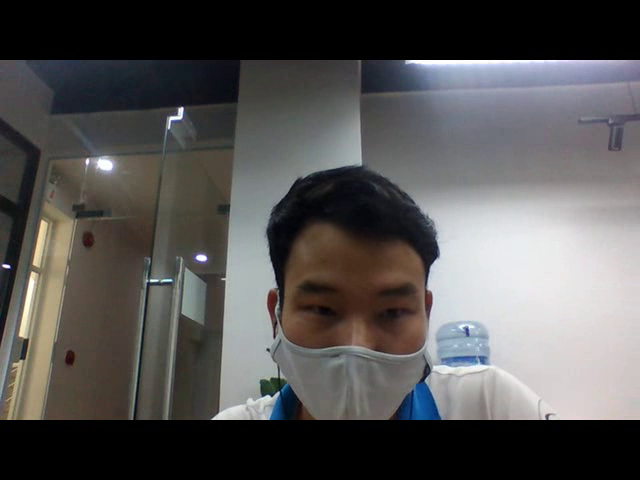
#> input picture frame 8 of save.avi, 640 x 480 px, given in place of the camera
$ python 'Read,wirte, showvideo.py'
#> lines starting #> are read from the running program, lines starting #| are printed output that depends on the picture
import cv2 as cv
record = cv.VideoCapture(0)
fourcc = cv.VideoWriter_fourcc(*'XVID')
"""cài đặt hàm cho out.write"""
out = cv.VideoWriter('save.avi',fourcc,20.0,(640,480))
while  (record.isOpened()):
    ret, frame = record.read()
#> frame is the input picture: shape (480, 640, 3); mean B, G, R 84, 84.6, 86.1
    if True:
        ret, frame = record.read()
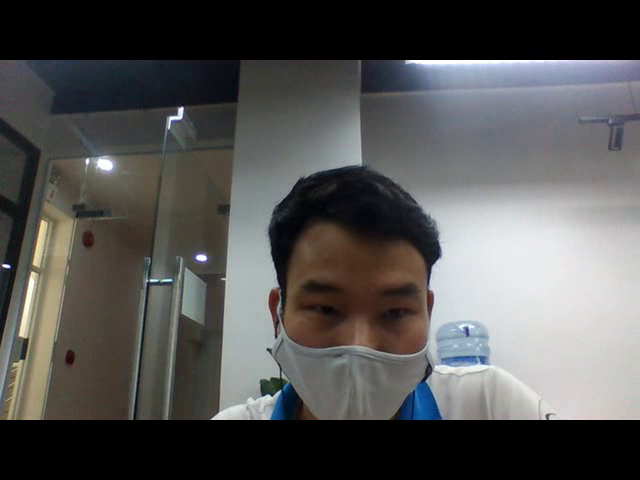
#> input picture frame 9 of save.avi, 640 x 480 px, given in place of the camera
#> frame is the input picture: shape (480, 640, 3); mean B, G, R 83.7, 84.6, 84.9
        gray = cv.cvtColor(frame,cv.COLOR_BGR2GRAY)
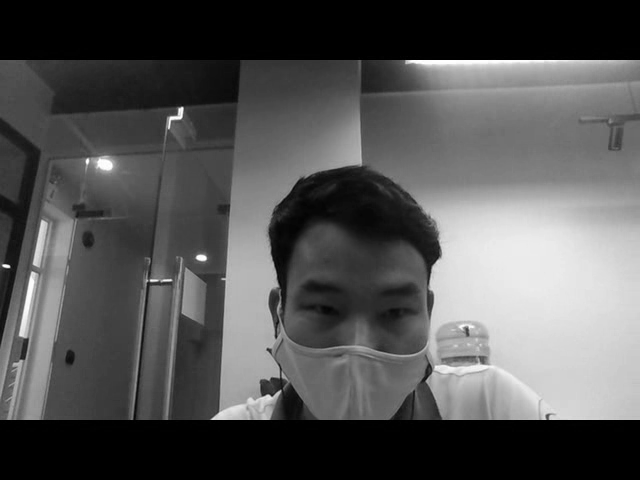
#> gray: shape (480, 640); min 0, max 255, mean 84.5
        print(record.get(cv.CAP_PROP_FRAME_HEIGHT))
        print(record.get(cv.CAP_PROP_FRAME_WIDTH))
        out.write(frame)
        cv.imshow('frame',  frame)

        if cv.waitKey(1) & 0xFF ==ord('q'):
#> (key q is pressed here)
            break
    else:
        break
record.release()
out.release()
cv.destroyAllWindows()

$ run again, starting later in the video
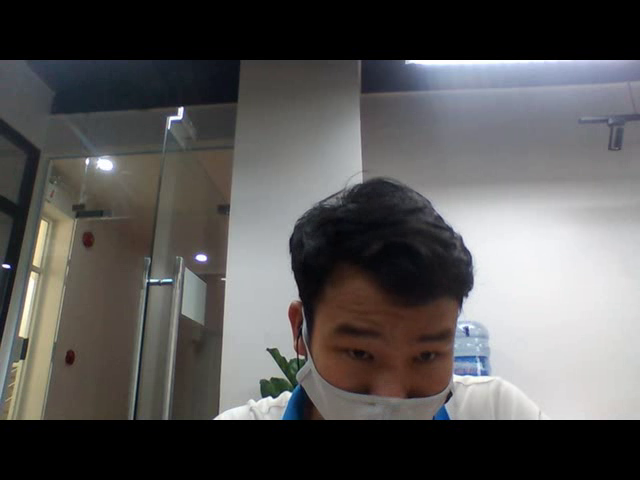
#> input picture frame 39 of save.avi, 640 x 480 px, given in place of the camera
#> frame is the input picture: shape (480, 640, 3); mean B, G, R 86.6, 86.9, 88.3
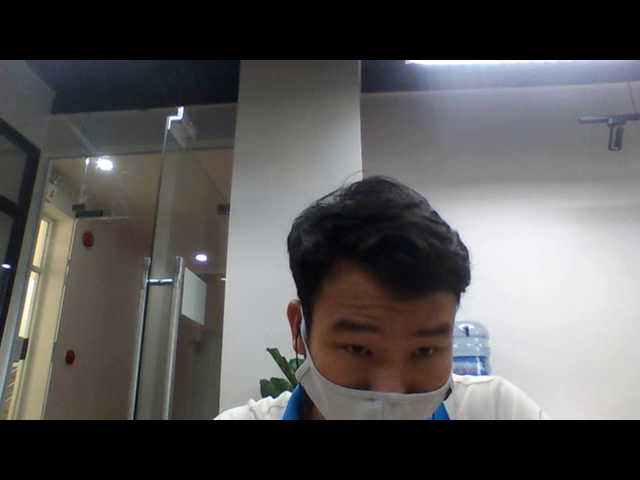
#> input picture frame 40 of save.avi, 640 x 480 px, given in place of the camera
#> frame is the input picture: shape (480, 640, 3); mean B, G, R 87, 87.2, 88.7
#> `gray = cv.cvtColor(frame,cv.COLOR_BGR2GRAY)`:
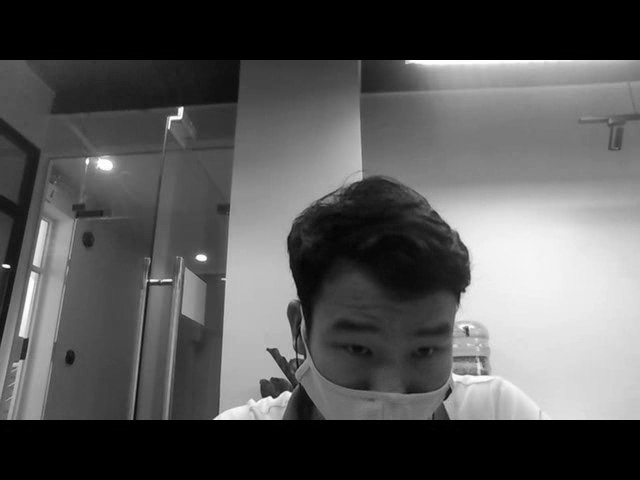
#> gray: shape (480, 640); min 0, max 255, mean 87.6

$ run again, starting later in the video
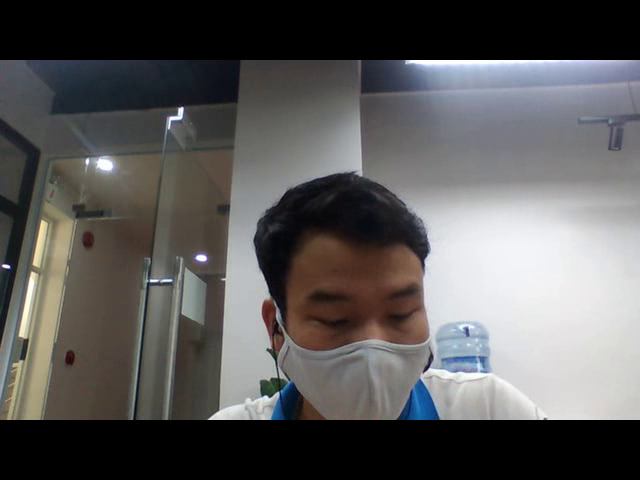
#> input picture frame 69 of save.avi, 640 x 480 px, given in place of the camera
#> frame is the input picture: shape (480, 640, 3); mean B, G, R 89.5, 89.8, 91.1
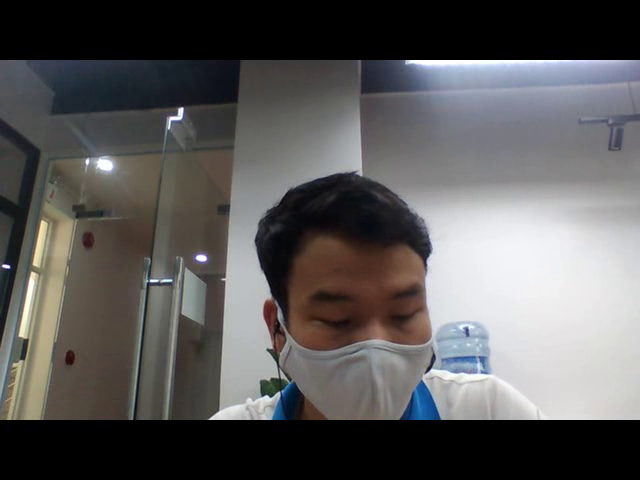
#> input picture frame 70 of save.avi, 640 x 480 px, given in place of the camera
#> frame is the input picture: shape (480, 640, 3); mean B, G, R 89.5, 89.7, 91.1
#> `gray = cv.cvtColor(frame,cv.COLOR_BGR2GRAY)`:
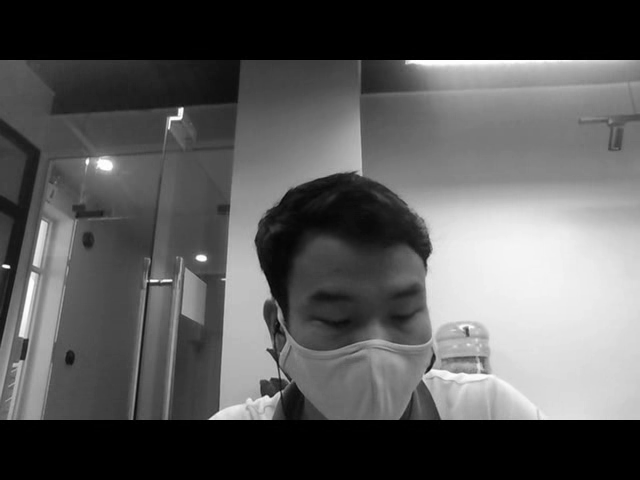
#> gray: shape (480, 640); min 0, max 255, mean 90.1
